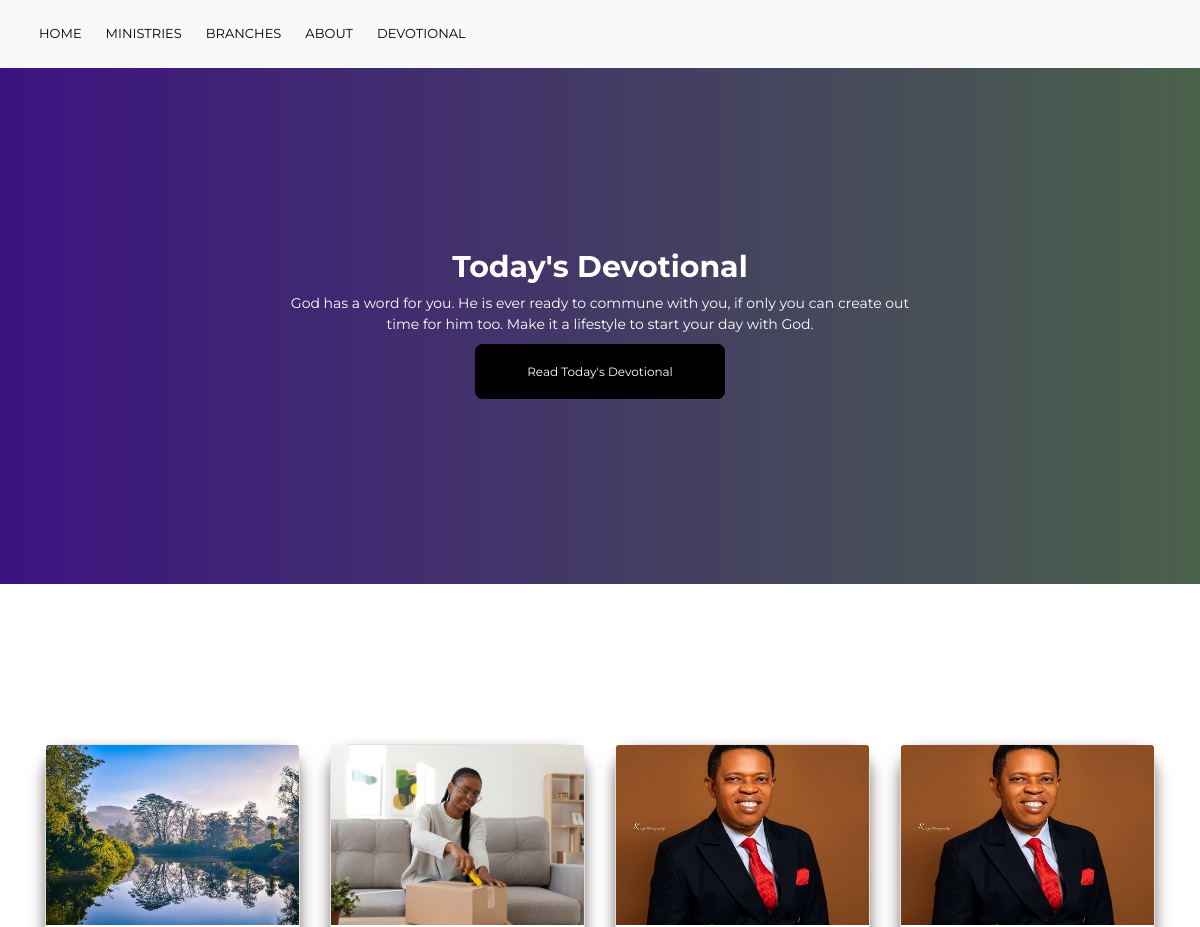
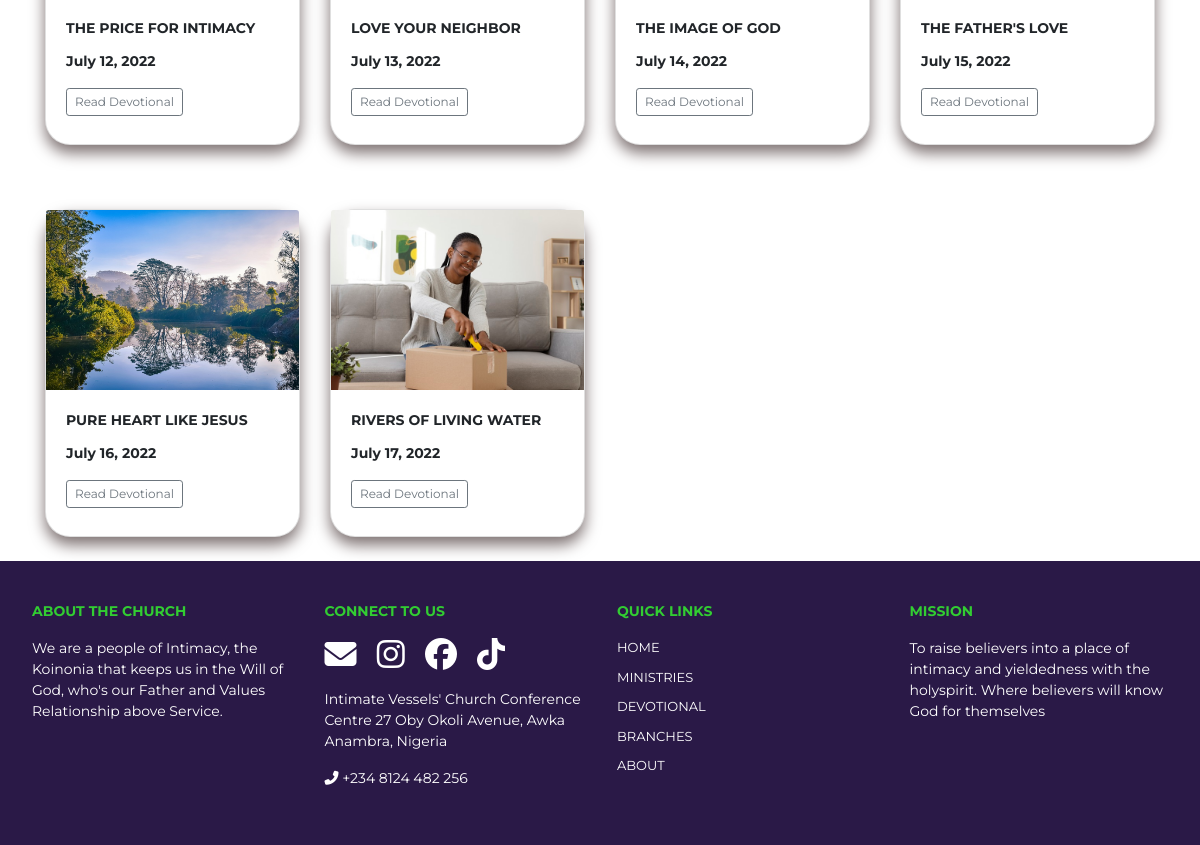
The app's page /devotional/ with its own data (2 pictures, top to bottom).
### my_app/models.py (models this page shows)
class Devotional(models.Model):
    image = models.ImageField(blank = True, null=True, upload_to='devotional_img')
    title = models.CharField(max_length = 200, blank= True)
    date = models.DateField()
    scripture = models.TextField(max_length = 400, blank= True)
    body = RichTextField(blank=True, null=True)
    prayer = models.TextField(max_length = 500, blank= True)
    further_study = models.TextField(max_length = 1000, blank= True)

### my_app/views.py (the view)
# urls.py: path('devotional/', my_app_view.devotional, name='devotional'),
def devotional(request):
    all_devotional = Devotional.objects.all()
    context = {'all_devotional': all_devotional}
    return render(request, 'my_app/devotional.html', context)

### my_app/templates/my_app/devotional.html (shortened to what this page needs)
{% extends 'my_app/base.html' %}
{% load static %}
{% block main-content %}
<div class="container-fluid gradient-container " >
    <div class="row m-auto grooming-cont"  >
        <div class="col-12 m-auto" >
            <div class="mt-4 mb-2">
                <h1 class="sub-bold-text m-auto mb-4 white-text text-center" >Today's Devotional</h1>
            </div>
            <div class="col-12 col-sm-12 col-md-7 col-lg-7 mt-4 m-auto text-center white-text">
                <p class="m-auto white-text"> God has a word for you. He is ever ready to commune with you,
                    if only you can create out time for him too. Make it a lifestyle to start your day with God.</p>
            </div>
            <div class="mt-4 text-center">
                <a href="{% url 'devotional' %}4" class="button-large-dark " >Read Today's Devotional</a>
            </div>
        </div>
    </div>
</div>
<div class="container">
    <div class="row" style=" margin-top: 120px;">
        {% for devotional in all_devotional %}
        <div class="col-xs-6 col-sm-6 col-md-6 col-lg-3 mt-3 d-flex align-items-stretch ">
         <div class="card mt-4 mb-4" style="width: 100%; ">
            <div class="card-img-div" style="overflow: hidden; position: relative;">
                <img class="card-img-top zoom" src="{{ devotional.image.url }}" >
            </div>
            <div class="card-body" >
                <p class="card-title post-heading" style="font-weight: bold;">{{devotional.title}}</p>
                <p class="card-text post-body" style="font-weight: bold;">{{devotional.date}}</p>
                <div >
                    <a style="font-size: 12px;" href="{% url 'devotional_detail' devotional.id %}" class="btn btn-sm btn-outline-secondary  mb-2 ">Read
                        Devotional</a>
                </div>
            </div>
         </div>
        </div>
        {% endfor %}
    </div>
</div>
{% endblock main-content %}

### my_app/templates/my_app/base.html (shortened to what this page needs)
{% load static %}
{% load static %}
<!DOCTYPE html>
<html lang="en">
<head>
    <link href="https://cdn.jsdelivr.net/npm/bootstrap@5.0.2/dist/css/bootstrap.min.css" rel="stylesheet">
    <link rel="stylesheet" href="https://maxcdn.bootstrapcdn.com/bootstrap/4.0.0/css/bootstrap.min.css"
>
    <link rel="stylesheet" href="https://cdn.jsdelivr.net/npm/bootstrap-icons@1.7.0/font/bootstrap-icons.css">
    <link rel="stylesheet" href="https://cdnjs.cloudflare.com/ajax/libs/font-awesome/4.7.0/css/font-awesome.min.css">
    <link rel="stylesheet" href="https://cdnjs.cloudflare.com/ajax/libs/font-awesome/5.14.0/js/regular.min.js" />
    <link rel="stylesheet" href="{% static 'my_app/css/main.css' %}">
    <link rel="stylesheet" type="text/css" href="//cdn.jsdelivr.net/npm/slick-carousel@1.8.1/slick/slick.css"/>
    <link rel="stylesheet" type="text/css" href="http://kenwheeler.github.io/slick/slick/slick-theme.css"/>
</head>
<body>
    <div class="container-fluid">
        <div class="m-4 nav-div">
            <nav style="background-color: transparent;" class="navbar navbar-expand-lg fixed-top navbar-light bg-light p-3">
                <div class="container-fluid">
                    <div class="collapse navbar-collapse" id="navbarCollapse">
                        <div class="navbar-nav">
                            <a href="{% url 'homepage' %}" class="nav-item nav-link active bold-anchor mr-2">HOME</a>
                            <a href="#" class="nav-item nav-link bold-anchor mr-2 ">MINISTRIES</a>
                            <a href="{% url 'branches' %}" class="nav-item nav-link bold-anchor mr-2">BRANCHES</a>
                            <a href="{% url 'about' %}" class="nav-item nav-link bold-anchor mr-2">ABOUT</a>
                            <a href="{% url 'devotional' %}" class=" nav-item nav-link bold-anchor mr-2 ">DEVOTIONAL</a>
                        </div>
                </div>
            </nav>
        </div>
    </div>
{% block main-content %}
{% endblock main-content %}
<footer>
    <div class="container-fluid" style="background-color: #2a1947;">
        <div class="row m-auto" >
            <div class="col-12 col-sm-6 col-md-3 col-lg-3 mx-auto" >
                <div class="" style="padding: 40px 2px;">
                    <p class="footer-header-p green-text" style=" font-size: 14px; font-weight: bold;">ABOUT THE CHURCH</p>
                    <p class="white-text">
                        We are a people of Intimacy, the Koinonia that keeps us in the Will of God, who's our Father and Values Relationship above Service.
                    </p>
                </div>
            </div>
            <div class="col-12 col-sm-6 col-md-3 col-lg-3 mx-auto" >
                <div class="m-auto" style="padding: 40px 2px;">
                    <p class="footer-header-p green-text" style=" font-size: 14px; font-weight: bold;">CONNECT TO US</p>
                    <a class="mr-3" style="color: white;" target="_blank" href="#" class="text-center m-auto "><i class="fas fa-envelope fa-2x"></i></a>
                    <a class="mr-3" style="color: white;" target="_blank" href="#" class="text-center m-auto "><i class="fab fa-instagram fa-2x"></i></a>
                    <a class="mr-3" style="color: white;" target="_blank" href="#" class="text-center m-auto "><i class="fab fa-facebook fa-2x"></i></a>
                    <a class="mr-3" style="color: white;" target="_blank" href="#" class="text-center m-auto "><i class="fab fa-tiktok fa-2x"></i></a>
                    <p class="white-text mt-3">
                        Intimate Vessels' Church Conference Centre
                        27 Oby Okoli Avenue, Awka
                        Anambra, Nigeria
                    </p>
                    <p class="white-text">
                        <span><i class="fas fa-phone-alt"></i></span> +234 8124 482 256
                    </p>
                </div>
            </div>
            <div class="col-12 col-sm-6 col-md-3 col-lg-3 mx-auto" >
                <div class="m-auto" style="padding: 40px 2px;">
                    <p class="footer-header-p green-text" style="font-size: 14px; font-weight: bold;">QUICK LINKS</p>
                    <a class="mr-3 anchor-block" style="color: white;"  href="{% url 'homepage' %}" class="text-center m-auto ">HOME</a>
                    <a class="mr-3 anchor-block" style="color: white;"  href="#" class="text-center m-auto ">MINISTRIES</a>
                    <a class="mr-3 anchor-block" style="color: white;" href="{% url 'devotional' %}" class="text-center m-auto ">DEVOTIONAL</a>
                    <a class="mr-3 anchor-block" style="color: white;" href="{% url 'branches' %}" class="text-center m-auto ">BRANCHES</a>
                    <a class="mr-3 anchor-block" style="color: white;" href="{% url 'about' %}" class="text-center m-auto ">ABOUT</a>
                </div>
            </div>
            <div class="col-12 col-sm-6 col-md-3 col-lg-3 mx-auto" >
                <div class="m-auto" style="padding: 40px 2px;">
                    <p class="footer-header-p green-text" style= "font-size: 14px; font-weight: bold;">MISSION</p>
                    <p class="white-text">
                        To raise believers into a place of intimacy and yieldedness with the holyspirit.
                        Where believers will know God for themselves
                    </p>
                </div>
            </div>
        </div>
    </div>
</footer>
</body>
</html>

### my_app/static/my_app/css/main.css (style rules this page uses)
html { overflow-x: hidden !important; scroll-behavior: smooth; }
body { font-family: 'Montserrat', sans-serif; overflow-x: hidden; scroll-behavior: smooth; padding: 0; margin: 0; background-color:transparent; width: 100%; }
.nav-item { font-size: 13px; color: black !important; }
.button-large-dark { width: 200px; height: 50px; background: black; color: white !important; padding: 18px 50px; border-radius: 8px 8px 8px 8px; border: 2px solid black; font-size: 12px; }
.sub-bold-text { font-size: 30px; font-weight: bolder; }
.card { border-radius: 25px 25px 25px 25px; box-shadow: 0px 8px 15px rgb(126, 114, 114) !important; }
.post-heading { text-transform: uppercase; }
.anchor-block { display: block; color: white; font-size: 13px; margin-top: 10px; text-decoration: none; }
.white-text { color: white; }
.green-text { color: limegreen; }
.nav-div { background-color:transparent; }
p { font-size: 14px; }
.gradient-container { background-image: linear-gradient(to right , #3c1381, rgb(74, 97, 74)); }
.grooming-cont { height: 70vh; }
.card-img-top { width: 100%; height: 15vw; object-fit: cover; transition: all 1s ease-in-out; }

### records on screen
Devotional: image (picture), title "THE PRICE FOR INTIMACY", date "July 12, 2022"
Devotional: image (picture), title "LOVE YOUR NEIGHBOR", date "July 13, 2022"
Devotional: image (picture), title "THE IMAGE OF GOD", date "July 14, 2022"
Devotional: image (picture), title "THE FATHER'S LOVE", date "July 15, 2022"
Devotional: image (picture), title "PURE HEART LIKE JESUS", date "July 16, 2022"
Devotional: image (picture), title "RIVERS OF LIVING WATER", date "July 17, 2022"
